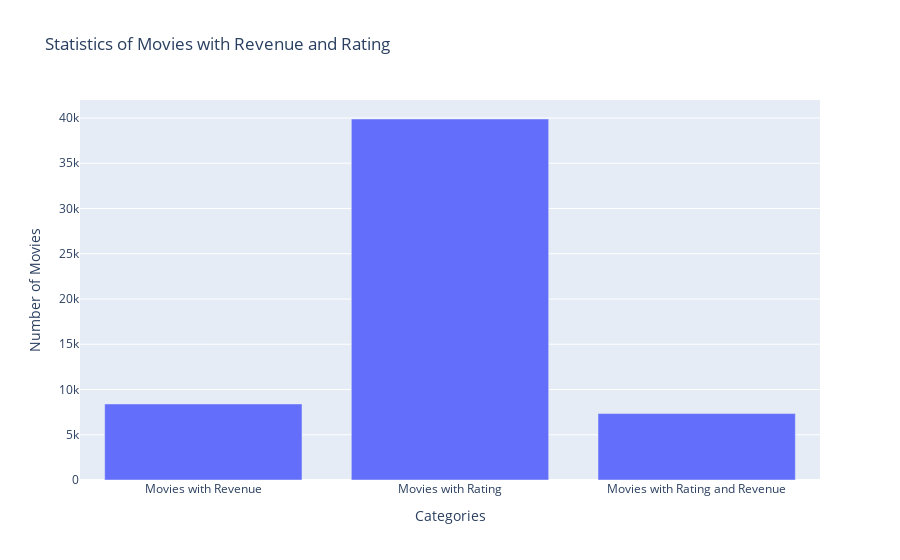

Notebook source saved alongside this figure:
### Code cell
import plotly.graph_objects as go

# Obtain the data
categories_movie_plot = ["Movies with Revenue", "Movies with Rating", "Movies with Rating and Revenue"]

movie_values = [movies['revenue'].notna().sum(),
          len(movies_with_rating),
          movies_with_rating['revenue'].notna().sum()]

# Create a bar chart
fig = go.Figure(data=[go.Bar(x=categories_movie_plot, y=movie_values)])

# Update layout for better visualization
fig.update_layout(
    title="Statistics of Movies with Revenue and Rating",
    xaxis_title="Categories",
    yaxis_title="Number of Movies",
)

# Show the plot
fig.show()

### Figure 1 — Plotly figure (JSON) as saved in the notebook; plotly's stock layout.template omitted (floating-point values rounded to 4 significant figures)
{"data": [{"type": "bar", "x": ["Movies with Revenue", "Movies with Rating", "Movies with Rating and Revenue"], "y": [8401, 39886, 7339]}], "layout": {"title": {"text": "Statistics of Movies with Revenue and Rating"}, "xaxis": {"title": {"text": "Categories"}}, "yaxis": {"title": {"text": "Number of Movies"}}}}
